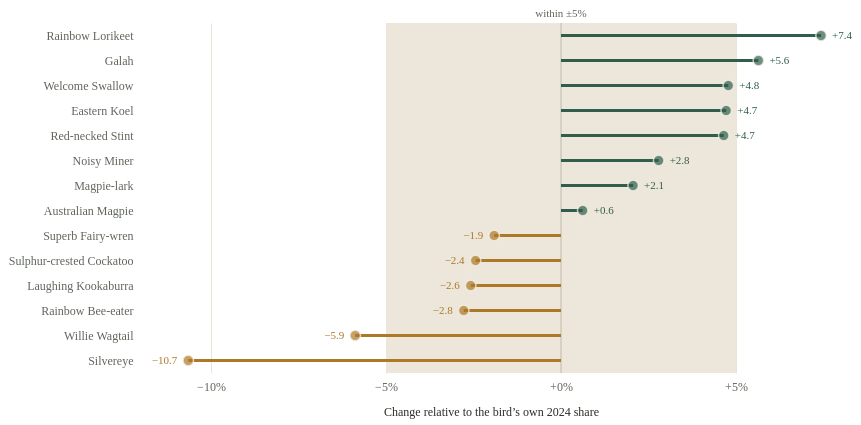

Here is the Vega-Lite specification saved for this chart:
### Vega-Lite specification from a JSON file in a GitHub repository (floating-point values rounded to 4 significant figures)
{"$schema": "https://vega.github.io/schema/vega-lite/v5.json", "width": 700, "height": 350, "padding": 8, "config": {"background": "transparent", "font": "Bricolage Grotesque", "view": {"stroke": null}, "axis": {"labelFont": "Bricolage Grotesque", "titleFont": "Bricolage Grotesque", "labelFontSize": 12, "titleFontSize": 12, "titleFontWeight": 500, "labelColor": "#60665c", "titleColor": "#292e27", "domain": false, "ticks": false, "gridColor": "#e0dccf", "gridOpacity": 0.75, "labelPadding": 8, "titlePadding": 14}, "legend": {"labelFont": "Bricolage Grotesque", "titleFont": "Bricolage Grotesque", "labelFontSize": 11, "titleFontSize": 11, "titleFontWeight": 500, "labelColor": "#60665c", "titleColor": "#292e27", "gradientThickness": 9, "gradientLength": 130, "padding": 8}, "title": {"font": "Bricolage Grotesque", "color": "#292e27", "fontSize": 15, "fontWeight": 500, "anchor": "start"}}, "description": "Percentage change in each featured bird’s share of all iNaturalist Australian bird records between 2024 and 2025. Every featured bird with at least 500 records in 2024 is shown. Platform-specific record share is not population change.", "data": {"values": [{"scientific": "Trichoglossus moluccanus", "name": "Rainbow Lorikeet", "count2024": 4629, "count2025": 6856, "rate2024": 149.2, "rate2025": 160.3, "difference": 11.08, "pct": 7.43}, {"scientific": "Eolophus roseicapilla", "name": "Galah", "count2024": 3689, "count2025": 5373, "rate2024": 118.9, "rate2025": 125.6, "difference": 6.709, "pct": 5.64}, {"scientific": "Hirundo neoxena", "name": "Welcome Swallow", "count2024": 2447, "count2025": 3535, "rate2024": 78.89, "rate2025": 82.66, "difference": 3.771, "pct": 4.78}, {"scientific": "Eudynamys orientalis", "name": "Eastern Koel", "count2024": 516, "count2025": 745, "rate2024": 16.64, "rate2025": 17.42, "difference": 0.7852, "pct": 4.72}, {"scientific": "Calidris ruficollis", "name": "Red-necked Stint", "count2024": 569, "count2025": 821, "rate2024": 18.34, "rate2025": 19.2, "difference": 0.8537, "pct": 4.65}, {"scientific": "Manorina melanocephala", "name": "Noisy Miner", "count2024": 4077, "count2025": 5778, "rate2024": 131.4, "rate2025": 135.1, "difference": 3.67, "pct": 2.79}, {"scientific": "Grallina cyanoleuca", "name": "Magpie-lark", "count2024": 3706, "count2025": 5215, "rate2024": 119.5, "rate2025": 121.9, "difference": 2.466, "pct": 2.06}, {"scientific": "Gymnorhina tibicen", "name": "Australian Magpie", "count2024": 7507, "count2025": 10414, "rate2024": 242.0, "rate2025": 243.5, "difference": 1.495, "pct": 0.62}, {"scientific": "Malurus cyaneus", "name": "Superb Fairy-wren", "count2024": 5588, "count2025": 7557, "rate2024": 180.1, "rate2025": 176.7, "difference": -3.444, "pct": -1.91}, {"scientific": "Cacatua galerita", "name": "Sulphur-crested Cockatoo", "count2024": 3814, "count2025": 5130, "rate2024": 123.0, "rate2025": 120.0, "difference": -3.003, "pct": -2.44}, {"scientific": "Dacelo novaeguineae", "name": "Laughing Kookaburra", "count2024": 6155, "count2025": 8267, "rate2024": 198.4, "rate2025": 193.3, "difference": -5.121, "pct": -2.58}, {"scientific": "Merops ornatus", "name": "Rainbow Bee-eater", "count2024": 1281, "count2025": 1717, "rate2024": 41.3, "rate2025": 40.15, "difference": -1.149, "pct": -2.78}, {"scientific": "Rhipidura leucophrys", "name": "Willie Wagtail", "count2024": 3595, "count2025": 4665, "rate2024": 115.9, "rate2025": 109.1, "difference": -6.816, "pct": -5.88}, {"scientific": "Zosterops lateralis", "name": "Silvereye", "count2024": 1820, "count2025": 2242, "rate2024": 58.67, "rate2025": 52.42, "difference": -6.25, "pct": -10.65}]}, "layer": [{"data": {"values": [{"a": -5, "b": 5}]}, "mark": {"type": "rect", "color": "#ece7da"}, "encoding": {"x": {"field": "a", "type": "quantitative"}, "x2": {"field": "b"}}}, {"data": {"values": [{"a": 0}]}, "mark": {"type": "text", "text": "within ±5%", "baseline": "bottom", "dy": -4, "fontSize": 11, "color": "#60665c", "y": 0}, "encoding": {"x": {"field": "a", "type": "quantitative"}}}, {"mark": {"type": "rule", "color": "#d5d0c1", "strokeWidth": 1.2}, "encoding": {"x": {"datum": 0}}}, {"mark": {"type": "rule", "strokeWidth": 3}, "encoding": {"y": {"field": "name", "type": "ordinal", "sort": {"field": "pct", "order": "descending"}, "axis": {"title": null, "labelLimit": 190, "labelFontSize": 12}}, "x": {"field": "pct", "type": "quantitative", "scale": {"zero": true, "nice": true}, "axis": {"title": "Change relative to the bird’s own 2024 share", "titleLimit": 400, "tickCount": 5, "labelExpr": "format(datum.value,'+.0f')+'%'"}}, "x2": {"datum": 0}, "color": {"condition": {"test": "datum.pct>=0", "value": "#315e4c"}, "value": "#ad7926"}}}, {"mark": {"type": "point", "filled": true, "size": 110, "stroke": "#f8f5ec", "strokeWidth": 1.5}, "encoding": {"y": {"field": "name", "type": "ordinal", "sort": {"field": "pct", "order": "descending"}, "axis": {"title": null, "labelLimit": 190, "labelFontSize": 12}}, "x": {"field": "pct", "type": "quantitative", "scale": {"zero": true, "nice": true}, "axis": {"title": "Change relative to the bird’s own 2024 share", "titleLimit": 400, "tickCount": 5, "labelExpr": "format(datum.value,'+.0f')+'%'"}}, "color": {"condition": {"test": "datum.pct>=0", "value": "#315e4c"}, "value": "#ad7926"}, "tooltip": [{"field": "name", "title": "Bird"}, {"field": "pct", "title": "Change in share", "format": "+.1f"}, {"field": "rate2024", "title": "2024 per 10,000", "format": ".1f"}, {"field": "rate2025", "title": "2025 per 10,000", "format": ".1f"}, {"field": "count2024", "title": "2024 records", "format": ","}, {"field": "count2025", "title": "2025 records", "format": ","}]}}, {"transform": [{"filter": "datum.pct>=0"}], "mark": {"type": "text", "dx": 11, "align": "left", "fontSize": 11, "fontWeight": 500}, "encoding": {"y": {"field": "name", "type": "ordinal", "sort": {"field": "pct", "order": "descending"}, "axis": {"title": null, "labelLimit": 190, "labelFontSize": 12}}, "x": {"field": "pct", "type": "quantitative", "scale": {"zero": true, "nice": true}, "axis": {"title": "Change relative to the bird’s own 2024 share", "titleLimit": 400, "tickCount": 5, "labelExpr": "format(datum.value,'+.0f')+'%'"}}, "text": {"field": "pct", "type": "quantitative", "format": "+.1f"}, "color": {"condition": {"test": "datum.pct>=0", "value": "#315e4c"}, "value": "#ad7926"}}}, {"transform": [{"filter": "datum.pct<0"}], "mark": {"type": "text", "dx": -11, "align": "right", "fontSize": 11, "fontWeight": 500}, "encoding": {"y": {"field": "name", "type": "ordinal", "sort": {"field": "pct", "order": "descending"}, "axis": {"title": null, "labelLimit": 190, "labelFontSize": 12}}, "x": {"field": "pct", "type": "quantitative", "scale": {"zero": true, "nice": true}, "axis": {"title": "Change relative to the bird’s own 2024 share", "titleLimit": 400, "tickCount": 5, "labelExpr": "format(datum.value,'+.0f')+'%'"}}, "text": {"field": "pct", "type": "quantitative", "format": "+.1f"}, "color": {"condition": {"test": "datum.pct>=0", "value": "#315e4c"}, "value": "#ad7926"}}}]}
